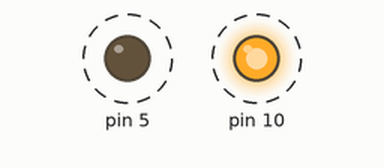
The sketch below on a simulated Arduino Uno, built with avr-gcc and run on an emulated ATmega328P. Parts: output pins drawn as LEDs (lit = HIGH). Dashed ring = blinking.

Above: at 0.2 s.
Timing chart, 0 to 3.5 s (numbered marks = the images above):
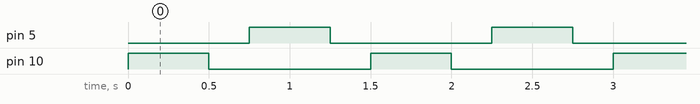

Measured:
- by itself, pin 5, pin 10: alternates HIGH for 0.50 s and LOW for 1.0 s
- by itself, everything shown: repeats every 1.5 s, in 4 steps

The sketch:

1-pisca_leds.ino
```cpp
void setup() {

  pinMode(10, OUTPUT);
  pinMode(5, OUTPUT);
}

void loop() {

  digitalWrite(10, HIGH);
  delay(500);
  digitalWrite(10, LOW);
  delay(250);
  digitalWrite(5, HIGH);
  delay(500);
  digitalWrite(5, LOW);
  delay(250);

}
```
